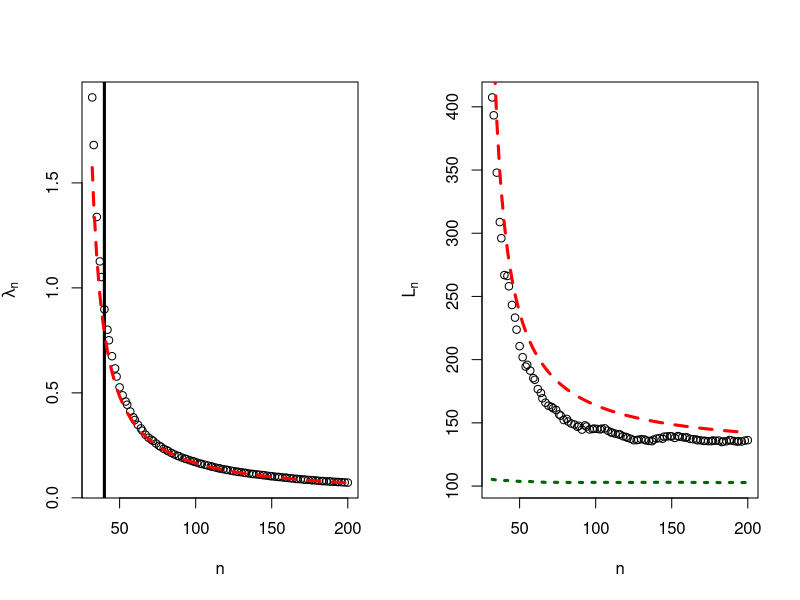

Here is the R script that generated this plot:
########################################################################
# This example assumes q = 1, C = Identity, D = 0, m = 0, a = 0, X = 1_n
# See the paper for notation.
########################################################################


# FUNCTION DEFS
get_L_fix <- function(A)
{
  r <- ncol(A)
  L <- sum(A^2) + r * r
  return(L)
}

get_eps_fix <- function(Y, Z, S, Tconst, logarithm = TRUE){
  r <- ncol(Y)
  n <- nrow(Y)
  e_M <- eigen(n * S)
  out <- sum(log(e_M$values))
  h <- norm(scale(Y, scale = F), "2") + 
    sqrt(Tconst) * norm(scale(Z, scale = F), "2")
  out <- out - 2 * r * log(h)
  out <- out * (n - r - 2) / 2
  if(!logarithm) out <- exp(out)
  return(out)
}

get_lambda <- function(A, n){
  r <- ncol(A)
  out <- (r + sum(A^2)) / (n - 2 * r - 3)
  return(out)
}

get_L <- function(lambda, S, n){
  return(lambda * n * sum(diag(S)))
}

get_epsilon <- function(S, Tconst, n, logarithm = T){
  r <- ncol(S)
  e_M <- eigen(n * S)
  out <- sum(log(e_M$values)) - sum(log(e_M$values + Tconst))
  out <- out * (n - 2 - r) / 2
  if(!logarithm) out <- exp(out)
  return(out)
}

# SIMULATION
FIG1 <- TRUE # Produces Fig 2 if FALSE
PDF <- TRUE  # Plot in R instead of producing pdf if FALSE
out_dir <- "~/GitHub/gibbs-bvarx/" # end in "/", used if PDF = TRUE

set.seed(3)
r <- 10
n_max <- ifelse(FIG1, 200, 4000)
n_seq <- floor(seq(2 * r + 2 + 10, n_max, length.out = 100))


# Data generating parameters
A <- matrix(runif(r^2, -.5, .5), r, r)
A <- A + t(A) + diag(1, r)
A <- A / (norm(A, "2") + 0.1)
sigma <- 1
Sigma <- diag(sigma^2, r)
R <- chol(Sigma)


# Generate VAR(1)
W <- matrix(rnorm(n_max * r), n_max, r)
for(ii in 2:n_max){
  W[ii, ] <- W[ii - 1, ] %*% A + t(crossprod(R, W[ii, ]))
}

# Allocate
lambda <- rep(0, length(n_seq))
L <- rep(0, length(n_seq))
L_fix <- L
log_eps <- rep(0, length(n_seq))
log_eps_fix <- log_eps
lambda_pop <- rep(0, length(n_seq))
L_pop <- rep(0, length(n_seq))
log_eps_pop <- rep(0, length(n_seq))

# Compute quantities to plot for range of n
for(ii in 1:length(n_seq)){
  Y <- W[2:n_seq[ii], ]
  Z <- W[1:(n_seq[ii] - 1), ]
  fit <- lm(Y ~ Z)
  A_hat <- coef(fit)[-1, , drop = F]
  n <- nobs(fit)
  S <- crossprod(residuals(fit)) / n

  # lambda
  lambda[ii] <- get_lambda(A = A_hat, n = n)
  lambda_pop[ii] <- get_lambda(A = A, n = n)
  
  # L
  L[ii] <- get_L(lambda = lambda[ii], S = S, n = n)
  L_pop[ii] <-  get_L(lambda = lambda_pop[ii], S = Sigma, n = n)
  
  # epsilon
  Tval <- 2 * L[ii] / (1 - lambda[ii]) + 1e-6
  if(Tval <= 0){
    log_eps[ii] <- NA
  } else{
    log_eps[ii] <- get_epsilon(S = S, Tconst = Tval, n = n, logarithm = T)
  }
  
  Tval_pop <- 2 * L_pop[ii] / (1 - lambda_pop[ii]) + 1e-6
  if(Tval_pop <= 0){
    log_eps_pop[ii] <- NA
  } else{
    log_eps_pop[ii] <- get_epsilon(S = Sigma, Tconst = Tval_pop, n = n, logarithm = T)
  }
  
  # Fixed data quantities
  L_fix[ii] <- get_L_fix(A_hat)
  Tval_fix <- 2 * L_fix[ii] + 1e-6
  log_eps_fix[ii] <- get_eps_fix(Y = Y, Z = Z, S = S, Tconst = Tval_fix)
}

# PRODUCE PLOTS
par(cex.axis = 1.3, cex.lab = 1.3)
par(mgp=c(2.2,0.45,0), tcl=-0.4, mar=c(3.3,3.6,1.5,1.1))

if(FIG1){
  if(PDF) pdf(paste(out_dir, "fig_1.pdf", sep = ""), width = 12.5, height = 5)
  par(mfrow = c(1, 2))
  plot(n_seq, lambda, xlab = "n", ylab = expression(lambda[n]))
  abline(v = n_seq[min(which(lambda < 1))], lwd = 3)
  lines(n_seq, lambda_pop, col = "red", lwd = 3, lty = 2)
  plot(n_seq, L,
       xlab = "n",
       ylab = expression(L[n]),
       ylim = c(min(c(L_pop, L, L_fix)), max(c(L, L_fix))))
  abline(a = sigma, b = 0, lwd = 3)
  lines(n_seq, L_pop, col = "red", lwd = 3, lty = 2)
  lines(n_seq, L_fix, col = "darkgreen", lwd = 3, lty = 3)
  if(PDF) dev.off()
  par(mfrow = c(1, 1))
}

if(!FIG1){
  if(PDF) pdf(paste(out_dir, "fig_2.pdf", sep = ""), width = 12.5, height = 5)
  true_log_eps <- -r^2 * (r + sum(A^2))
  par(mfrow = c(1, 2))
  plot(n_seq, log_eps,
       xlab = "n",
       ylab = expression(paste("log ", epsilon[n])),
       ylim = c(true_log_eps, true_log_eps / 1.5),
       main = "Large sample drift function")
  lines(n_seq,log_eps_pop, col = "red", lwd = 3, lty = 2)
  plot(n_seq, log_eps_fix,
       xlab = "n",
       ylab = expression(paste("log ", epsilon[n])),
       main = "Small sample drift function")
  par(mfrow = c(1, 1))
  if(PDF) dev.off()
}
